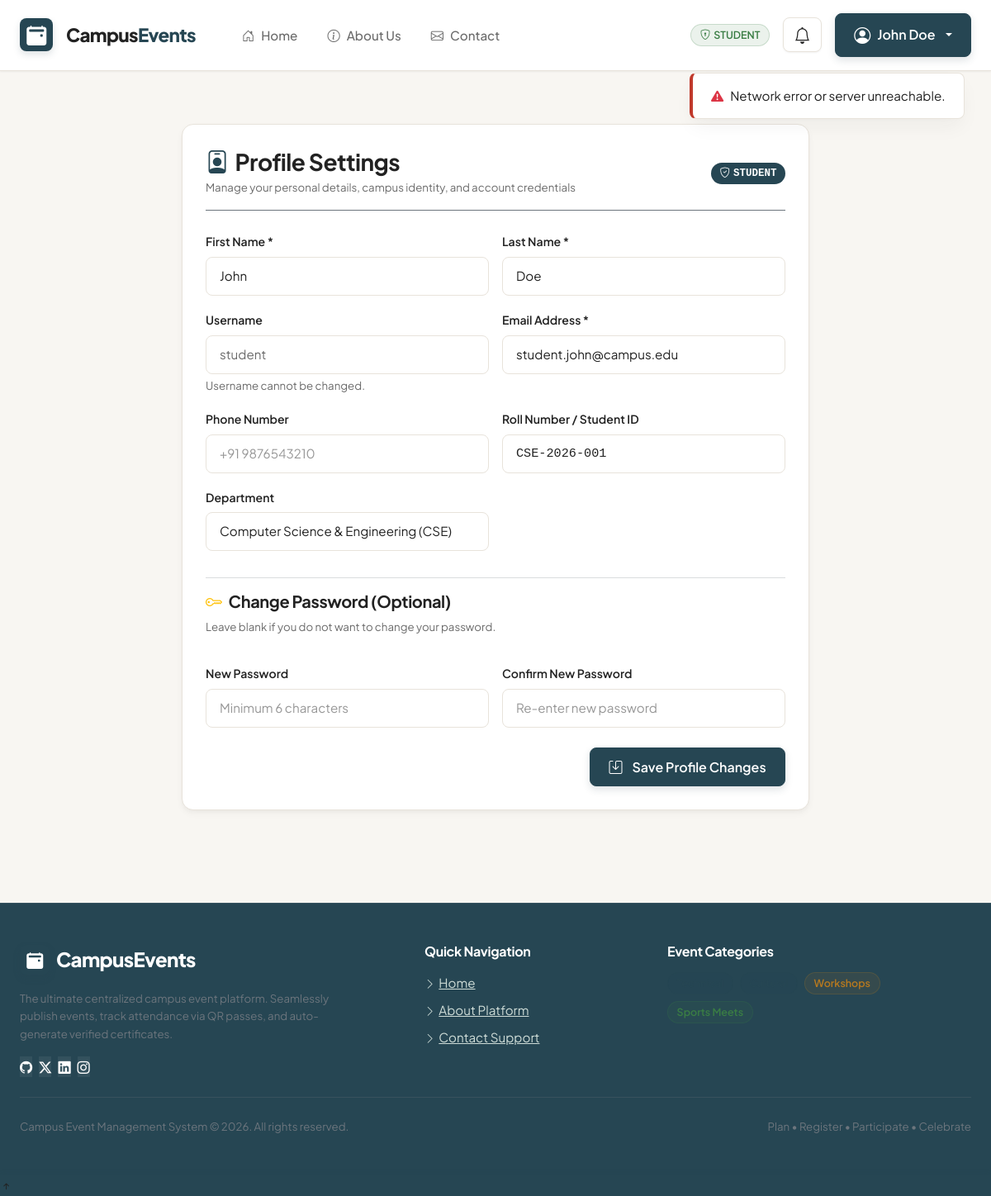
/profile/ (signed in), run on the app's committed database.
### events/models.py (models this page shows, shortened)
class CustomUser(AbstractUser):
    ROLE_CHOICES = (
        ('student', 'Student'),
        ('organizer', 'Organizer'),
        ('faculty', 'Faculty'),
        ('admin', 'Admin'),
    )
    role = models.CharField(max_length=20, choices=ROLE_CHOICES, default='student')
    phone = models.CharField(max_length=15, blank=True, null=True)
    roll_number = models.CharField(max_length=20, blank=True, null=True, unique=True)
    department = models.ForeignKey(Department, on_delete=models.SET_NULL, null=True, blank=True, related_name='users')
    club = models.ForeignKey(Club, on_delete=models.SET_NULL, null=True, blank=True, related_name='organizers')
    @property
    def full_name(self):
        full = f"{self.first_name} {self.last_name}".strip()
        return full if full else self.username

class Department(models.Model):
    name = models.CharField(max_length=100, unique=True)
    code = models.CharField(max_length=10, unique=True)

### events/views.py (the view)
# urls.py: path('profile/', views.profile_view, name='profile_page'),
@login_required
def profile_view(request):
    departments = Department.objects.all()
    clubs = Club.objects.all()
    return render(request, 'events/profile.html', {
        'departments': departments,
        'clubs': clubs
    })

### events/templates/events/profile.html (shortened to what this page needs)
{% extends 'events/base.html' %}
{% load static %}
{% block content %}
<div class="row justify-content-center py-3">
    <div class="col-12 col-md-10 col-lg-8">
        <div class="glass-card">
            <div class="d-flex justify-content-between align-items-center border-bottom border-secondary pb-3 mb-4 flex-wrap gap-2">
                <div>
                    <h3 class="fw-bold text-white mb-1"><i class="bi bi-person-badge text-primary me-2"></i>Profile Settings</h3>
                    <p class="text-muted small mb-0">Manage your personal details, campus identity, and account credentials</p>
                </div>
                <div>
                    <span class="badge bg-primary fs-6 font-monospace px-3 py-2 text-uppercase">
                        <i class="bi bi-shield-check me-1"></i>{{ request.user.role }}
                    </span>
                </div>
            </div>
            <form id="profile-update-form" onsubmit="handleProfileUpdate(event)">
                <div class="row g-3">
                    <div class="col-12 col-sm-6">
                        <label class="form-label text-white">First Name *</label>
                        <input type="text" id="first_name" class="form-control form-control-glass" value="{{ request.user.first_name }}" required>
                    </div>
                    <div class="col-12 col-sm-6">
                        <label class="form-label text-white">Last Name *</label>
                        <input type="text" id="last_name" class="form-control form-control-glass" value="{{ request.user.last_name }}" required>
                    </div>
                    <div class="col-12 col-sm-6">
                        <label class="form-label text-white">Username</label>
                        <input type="text" class="form-control form-control-glass text-muted" value="{{ request.user.username }}" disabled readonly>
                        <small class="text-muted">Username cannot be changed.</small>
                    </div>
                    <div class="col-12 col-sm-6">
                        <label class="form-label text-white">Email Address *</label>
                        <input type="email" id="email" class="form-control form-control-glass" value="{{ request.user.email }}" required>
                    </div>
                    <div class="col-12 col-sm-6">
                        <label class="form-label text-white">Phone Number</label>
                        <input type="text" id="phone" class="form-control form-control-glass" value="{{ request.user.phone|default:'' }}" placeholder="+91 9876543210">
                    </div>
                    {% if request.user.role == 'student' %}
                        <div class="col-12 col-sm-6">
                            <label class="form-label text-white">Roll Number / Student ID</label>
                            <input type="text" id="roll_number" class="form-control form-control-glass font-monospace" value="{{ request.user.roll_number|default:'' }}" placeholder="e.g. CSE-2026-045">
                        </div>
                    {% endif %}
                    <div class="col-12 col-sm-6">
                        <label class="form-label text-white">Department</label>
                        <select id="department" class="form-select form-control-glass">
                            {% for dept in departments %}
                                <option value="{{ dept.id }}" {% if request.user.department and request.user.department.id == dept.id %}selected{% endif %}>
                                    {{ dept.name }} ({{ dept.code }})
                                </option>
                            {% endfor %}
                        </select>
                    </div>
                    <div class="col-12">
                        <hr class="border-secondary my-3">
                        <h5 class="fw-bold text-white mb-2"><i class="bi bi-key text-warning me-2"></i>Change Password (Optional)</h5>
                        <p class="text-muted small">Leave blank if you do not want to change your password.</p>
                    </div>
                    <div class="col-12 col-sm-6">
                        <label class="form-label text-white">New Password</label>
                        <input type="password" id="new_password" class="form-control form-control-glass" placeholder="Minimum 6 characters" autocomplete="new-password">
                    </div>
                    <div class="col-12 col-sm-6">
                        <label class="form-label text-white">Confirm New Password</label>
                        <input type="password" id="confirm_new_password" class="form-control form-control-glass" placeholder="Re-enter new password" autocomplete="new-password">
                    </div>
                </div>
                <div class="mt-4 text-end">
                    <button type="submit" class="btn btn-glass-primary px-4 py-2 fs-6"><i class="bi bi-save me-1"></i>Save Profile Changes</button>
                </div>
            </form>
        </div>
    </div>
</div>
{% endblock %}

### events/templates/events/base.html (shortened to what this page needs)
{% load static %}
<!DOCTYPE html>
<html lang="en">
<head>
    <link href="https://cdn.jsdelivr.net/npm/bootstrap@5.3.2/dist/css/bootstrap.min.css" rel="stylesheet">
    <link rel="stylesheet" href="https://cdn.jsdelivr.net/npm/bootstrap-icons@1.11.1/font/bootstrap-icons.css">
    <link rel="stylesheet" href="{% static 'css/style.css' %}">
</head>
<body>
    <nav class="navbar navbar-expand-lg navbar-dark glass-navbar sticky-top py-3" id="mainNavbar">
        <div class="container-xxl px-4">
            <a class="navbar-brand d-flex align-items-center gap-3 text-white" href="{% url 'home' %}">
                <div class="brand-icon-box">
                    <i class="bi bi-calendar2-event-fill fs-4"></i>
                </div>
                <span>Campus<span style="color: var(--color-primary);">Events</span></span>
            </a>
            <div class="collapse navbar-collapse" id="navbarMain">
                <ul class="navbar-nav me-auto mb-2 mb-lg-0 ms-lg-4 gap-1">
                    <li class="nav-item"><a class="nav-link text-white" href="{% url 'home' %}"><i class="bi bi-house-door me-2"></i>Home</a></li>
                    <li class="nav-item"><a class="nav-link" href="{% url 'about' %}"><i class="bi bi-info-circle me-2"></i>About Us</a></li>
                    <li class="nav-item"><a class="nav-link" href="{% url 'contact' %}"><i class="bi bi-envelope me-2"></i>Contact</a></li>
                </ul>
                <div class="d-flex align-items-center gap-3">
                    {% if request.user.is_authenticated %}
                        <span class="badge {% if request.user.role == 'admin' %}badge-rejected{% elif request.user.role == 'faculty' %}badge-pending{% else %}badge-approved{% endif %} text-uppercase px-3 py-2">
                            <i class="bi bi-shield-lock me-1"></i>{{ request.user.role }}
                        </span>
                        <div class="dropdown">
                            <button class="btn btn-glass-secondary rounded-circle position-relative p-2" type="button" data-bs-toggle="dropdown" aria-expanded="false" aria-label="Notifications" style="width:42px; height:42px;">
                                <i class="bi bi-bell text-white fs-5"></i>
                            </button>
                        </div>
                        <div class="dropdown">
                            <button class="btn btn-glass-primary dropdown-toggle d-flex align-items-center gap-2 px-3 py-2" type="button" data-bs-toggle="dropdown">
                                <i class="bi bi-person-circle fs-5"></i>
                                <span>{{ request.user.full_name }}</span>
                            </button>
                        </div>
                    {% else %}
                        <a href="{% url 'login_page' %}" class="btn btn-glass-secondary px-4"><i class="bi bi-box-arrow-in-right me-1"></i>Sign In</a>
                        <a href="{% url 'register_page' %}" class="btn btn-glass-primary px-4"><i class="bi bi-person-plus me-1"></i>Register</a>
                    {% endif %}
                </div>
            </div>
        </div>
    </nav>
    <main class="container-xxl px-4 py-5" style="min-height: 82vh;">
        {% block content %}{% endblock %}
    </main>
    <footer class="footer-glass py-5 mt-5 border-top border-secondary">
        <div class="container-xxl px-4">
            <div class="row g-4 mb-4">
                <div class="col-12 col-md-5">
                    <a class="navbar-brand d-flex align-items-center gap-2 text-white mb-3" href="{% url 'home' %}">
                        <div class="brand-icon-box" style="width:36px; height:36px;">
                            <i class="bi bi-calendar2-event-fill fs-5"></i>
                        </div>
                        <span class="fs-4">Campus<span style="color: var(--color-primary);">Events</span></span>
                    </a>
                    <p class="text-secondary small mb-3" style="max-width: 380px;">
                        The ultimate centralized campus event platform. Seamlessly publish events, track attendance via QR passes, and auto-generate verified certificates.
                    </p>
                    <div class="d-flex gap-2">
                        <a href="#" class="social-icon-btn" aria-label="Github"><i class="bi bi-github"></i></a>
                        <a href="#" class="social-icon-btn" aria-label="Twitter"><i class="bi bi-twitter-x"></i></a>
                        <a href="#" class="social-icon-btn" aria-label="Linkedin"><i class="bi bi-linkedin"></i></a>
                        <a href="#" class="social-icon-btn" aria-label="Instagram"><i class="bi bi-instagram"></i></a>
                    </div>
                </div>
                <div class="col-6 col-md-3">
                    <h6 class="fw-bold text-white mb-3">Quick Navigation</h6>
                    <ul class="list-unstyled space-y-2 mb-0">
                        <li class="mb-2"><a href="{% url 'home' %}" class="footer-link"><i class="bi bi-chevron-right me-1 small"></i>Home</a></li>
                        <li class="mb-2"><a href="{% url 'about' %}" class="footer-link"><i class="bi bi-chevron-right me-1 small"></i>About Platform</a></li>
                        <li class="mb-2"><a href="{% url 'contact' %}" class="footer-link"><i class="bi bi-chevron-right me-1 small"></i>Contact Support</a></li>
                    </ul>
                </div>
                <div class="col-6 col-md-4">
                    <h6 class="fw-bold text-white mb-3">Event Categories</h6>
                    <div class="d-flex flex-wrap gap-2">
                        <span class="badge badge-indigo-glass">Technical</span>
                        <span class="badge badge-info-glass">Cultural</span>
                        <span class="badge badge-warning-glass">Workshops</span>
                        <span class="badge badge-success-glass">Sports Meets</span>
                    </div>
                </div>
            </div>
            <div class="pt-4 border-top border-secondary border-opacity-25 d-flex flex-column flex-sm-row justify-content-between align-items-center gap-2">
                <small class="text-secondary">Campus Event Management System &copy; 2026. All rights reserved.</small>
                <small class="text-secondary">Plan &bull; Register &bull; Participate &bull; Celebrate</small>
            </div>
        </div>
    </footer>
    <div id="scrollTopBtn" onclick="scrollToTop()" title="Scroll to Top" aria-label="Scroll to top">
        <i class="bi bi-arrow-up-short"></i>
    </div>
</body>
</html>

### data on the page
CustomUser: user.role "STUDENT", user.full_name "John Doe", user.first_name "John", user.last_name "Doe", user.username "student", user.email "student.john@campus.edu", user.roll_number "CSE-2026-001", department.name "Computer Science & Engineering (CSE)"
